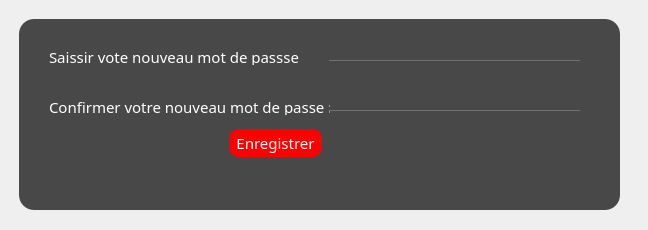
<?xml version="1.0" encoding="UTF-8"?>
<ui version="4.0">
 <class>NouveauMotDePasse</class>
 <widget class="QDialog" name="NouveauMotDePasse">
  <property name="geometry">
   <rect>
    <x>0</x>
    <y>0</y>
    <width>648</width>
    <height>230</height>
   </rect>
  </property>
  <property name="windowTitle">
   <string> Hotel</string>
  </property>
  <property name="windowIcon">
   <iconset resource="image.qrc">
    <normaloff>:/projetimages/projetimages/e.png</normaloff>:/projetimages/projetimages/e.png</iconset>
  </property>
  <property name="styleSheet">
   <string notr="true">QLineEdit
{
background:transparent;
border:none;
color:#717072;
border-bottom:1px solid #717072;
}
QDialog#NouveauMotDePasse
{
		background-image: url(:/projetimages/projetimages/a.jpg);

}

*{
font-family:centry gothlic ;
font-size:15px;
}
#frame
{

	background:rgba(0,0,0,0.7);
border-radius:15px;
}


QPushButton
 {
     background-color: red;

     border-radius: 10px;

 }






#label_3{
color:white;
background:transparent;

}

#label{
color:white;
background:transparent;

}





QPushButton
{
color:white;

border-raduis:15px;
}
QPushButton:hover
{
color: white;
border-radius:15px;
background:rgb(255, 85, 127);
}
</string>
  </property>
  <widget class="QFrame" name="frame">
   <property name="geometry">
    <rect>
     <x>19</x>
     <y>19</y>
     <width>601</width>
     <height>191</height>
    </rect>
   </property>
   <property name="frameShape">
    <enum>QFrame::StyledPanel</enum>
   </property>
   <property name="frameShadow">
    <enum>QFrame::Raised</enum>
   </property>
   <widget class="QLineEdit" name="nouvmdp_txt">
    <property name="geometry">
     <rect>
      <x>310</x>
      <y>20</y>
      <width>251</width>
      <height>22</height>
     </rect>
    </property>
    <property name="echoMode">
     <enum>QLineEdit::Password</enum>
    </property>
   </widget>
   <widget class="QLabel" name="label_3">
    <property name="geometry">
     <rect>
      <x>30</x>
      <y>80</y>
      <width>281</width>
      <height>16</height>
     </rect>
    </property>
    <property name="text">
     <string>Confirmer votre nouveau mot de passe :</string>
    </property>
   </widget>
   <widget class="QLineEdit" name="nouvmdp2_txt">
    <property name="geometry">
     <rect>
      <x>310</x>
      <y>70</y>
      <width>251</width>
      <height>22</height>
     </rect>
    </property>
    <property name="echoMode">
     <enum>QLineEdit::Password</enum>
    </property>
   </widget>
   <widget class="QLabel" name="label">
    <property name="geometry">
     <rect>
      <x>30</x>
      <y>30</y>
      <width>251</width>
      <height>16</height>
     </rect>
    </property>
    <property name="text">
     <string>Saissir vote nouveau mot de passse :</string>
    </property>
   </widget>
   <widget class="QPushButton" name="modifmdp_btn">
    <property name="geometry">
     <rect>
      <x>210</x>
      <y>110</y>
      <width>93</width>
      <height>28</height>
     </rect>
    </property>
    <property name="text">
     <string>Enregistrer</string>
    </property>
   </widget>
  </widget>
 </widget>
 <resources>
  <include location="image.qrc"/>
 </resources>
 <connections/>
</ui>
